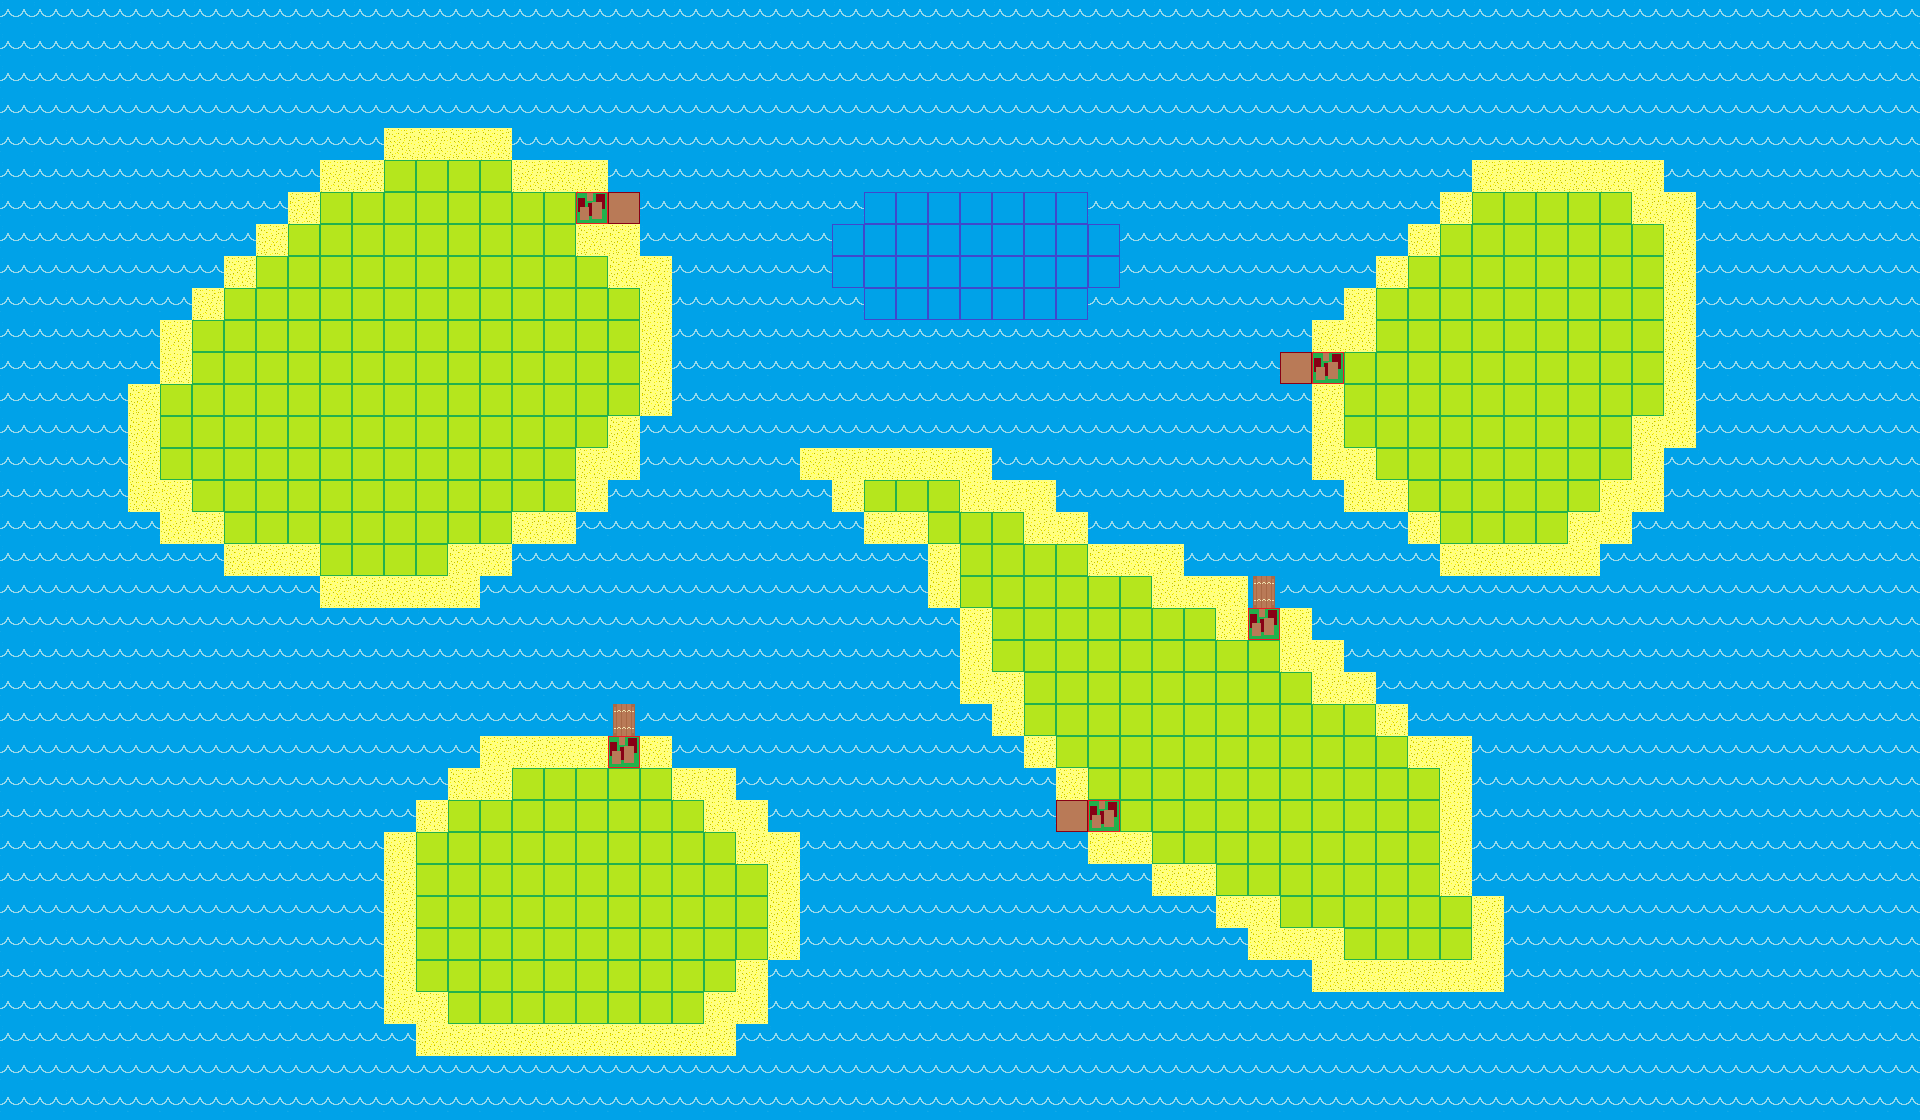

The image is a tile-based game level rendered from a .tmx file. Its description and source (layers, tilesets, objects; grid data summarised) follow:
An orthogonal 60x35 tile map with 32x32 px tiles, 1 tile layer (Tile Layer 1), 2 tilesets.

<map version="1.0" orientation="orthogonal" renderorder="right-down" width="60" height="35" tilewidth="32" tileheight="32" nextobjectid="1">
 <tileset firstgid="1" name="placeholders" tilewidth="32" tileheight="32">
  <image source="../../img/sprites/placeholders.png" width="160" height="32" />
  <tile id="0">
   <properties>
    <property name="Collide" value="1" />
   </properties>
  </tile>
  <tile id="1">
   <properties>
    <property name="Collide" value="0" />
   </properties>
  </tile>
  <tile id="2">
   <properties>
    <property name="Collide" value="0" />
   </properties>
  </tile>
  <tile id="3">
   <properties>
    <property name="Collide" value="1" />
   </properties>
  </tile>
  <tile id="4">
   <properties>
    <property name="Collide" value="1" />
   </properties>
  </tile>
 </tileset>
 <tileset firstgid="6" name="placeholders1" tilewidth="32" tileheight="32">
  <image source="../../img/sprites/placeholders1.png" width="160" height="32" />
  <tile id="0">
   <properties>
    <property name="Collide" value="1" />
   </properties>
  </tile>
  <tile id="1">
   <properties>
    <property name="Collide" value="0" />
   </properties>
  </tile>
  <tile id="2">
   <properties>
    <property name="Collide" value="0" />
   </properties>
  </tile>
  <tile id="3">
   <properties>
    <property name="Collide" value="1" />
   </properties>
  </tile>
  <tile id="4">
   <properties>
    <property name="Collide" value="1" />
   </properties>
  </tile>
 </tileset>
 <layer name="Tile Layer 1" width="60" height="35">
  <data>[2100 cells, 2100 non-empty, 7 distinct tile ids]</data>
 </layer>
</map>